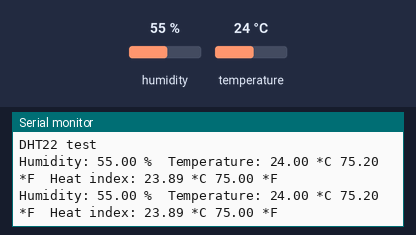
A sketch run on a simulated Arduino Uno, built with avr-gcc and run on an emulated ATmega328P. Shown: the last lines printed to the serial monitor. Inputs (shaded band) come from the test bench; at power-on: humidity 55 %, temperature 24 °C.

Above: at 4.8 s.
4.9 s: humidity set to 22 %
At 7.4 s:
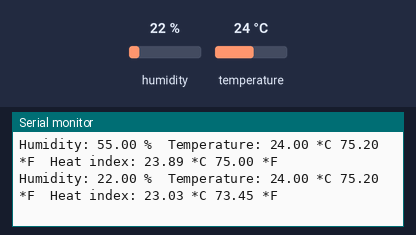
7.9 s: temperature set to 12 °C
At 8.5 s:
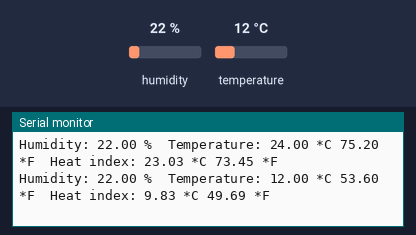
10.9 s: humidity set to 40 %
At 13.0 s:
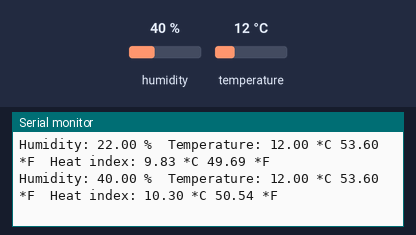
Timing chart, 0 to 14.5 s (numbered marks = the images above; inputs shaded):
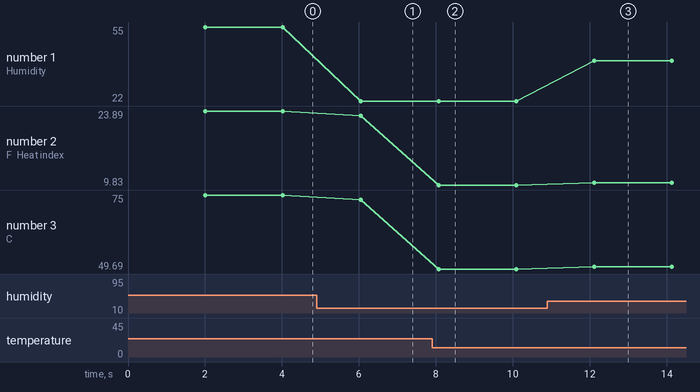

The sketch:

dht_22.ino
```cpp
#include "DHT.h"

#define DHTPIN 2
#define DHTTYPE DHT22

DHT dht(DHTPIN, DHTTYPE);

void setup() {
  Serial.begin(9600);
  // put your setup code here, to run once:
  Serial.println("DHT22 test");

  dht.begin();
}

void loop() {
  // put your main code here, to run repeatedly:
  delay(2000);
  float h = dht.readHumidity();
  float t = dht.readTemperature();
  float f = dht.readTemperature(true); // Fahreheit

  if(isnan(h) || isnan(t) || isnan(f)){
    Serial.println("Failed to read DHT sensor");
    return;
  }
  float hif = dht.computeHeatIndex(f, h); // Fahreheit
  float hic = dht.computeHeatIndex(t, h, false);
  Serial.print("Humidity: ");
  Serial.print(h);
  Serial.print(" %\t");
  Serial.print("Temperature: ");
  Serial.print(t);
  Serial.print(" *C ");
  Serial.print(f);
  Serial.print(" *F\t");
  Serial.print("Heat index: ");
  Serial.print(hic);
  Serial.print(" *C ");
  Serial.print(hif);
  Serial.println(" *F");
}
```

Measured:
- after the input at 4.9 s, the serial monitor: prints a new line after 1.1 s (image 1)
- after the input at 7.9 s, the serial monitor: prints a new line after 0.17 s (image 2)
- after the input at 10.9 s, the serial monitor: prints a new line after 1.2 s (image 3)
- plotted number 1: 55 → 22 after the input at 4.9 s, 22 → 40 after the input at 10.9 s
- plotted number 2: 23.89 → 23.03 after the input at 4.9 s, 23.03 → 9.83 after the input at 7.9 s, 9.83 → 10.3 after the input at 10.9 s
- plotted number 3: 75 → 73.45 after the input at 4.9 s, 73.45 → 49.69 after the input at 7.9 s, 49.69 → 50.54 after the input at 10.9 s
